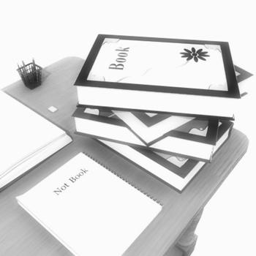
#> input picture public/studentfiles/G/Omega/omega_book.bmp, 256 x 256 px, found by its file name
$ python 'Question 1.py'
#> lines starting #> are read from the running program, lines starting #| are printed output that depends on the picture
# -*- coding: utf-8 -*-
"""
Spyder Editor

This is a temporary script file.
"""
from matplotlib import pyplot as pt
import numpy as np
import cv2


img = cv2.imread("omega_book.bmp",0)
#> img is the input picture: shape (256, 256); min 34, max 255, mean 214.9
img2 = cv2.equalizeHist(img)
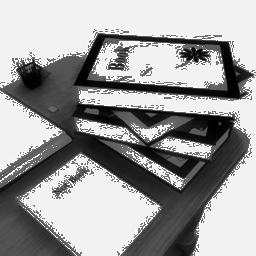
#> img2: shape (256, 256); min 0, max 255, mean 158.2
new_image = np.concatenate((img,img2),1)
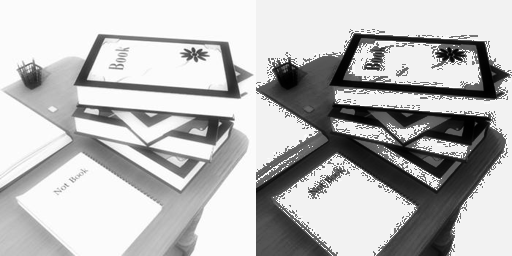
#> new_image: shape (256, 512); min 0, max 255, mean 186.6
cv2.imshow("result",new_image)
cv2.waitKey()

hist = cv2.calcHist([img],[0],None,[256],[0,256])
#> hist = 256 values, max 32040 at index 251, min 0 at index 0, mean 256
pt.figure()
pt.subplot(1,2,1)
pt.title("Original omega_book")
pt.xlabel("Bins")
pt.ylabel("Number of Pixels")
pt.plot(hist)
pt.xlim([0,256])
pt.show()
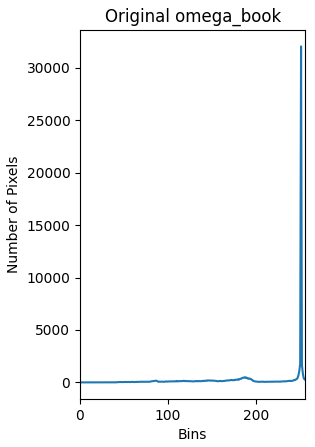
#> figure drawn by matplotlib, 1 panel; curve peaks at x = 251, y = 32040

hist2 = cv2.calcHist([img2],[0],None,[256],[0,256])
#> hist2 = 256 values, max 32040 at index 242, min 0 at index 63, mean 256
pt.subplot(1,2,2)
pt.title("Edited omega_book")
pt.xlabel("Bins")
pt.ylabel("Number of Pixels")
pt.plot(hist)
pt.xlim([0,256])
pt.show()
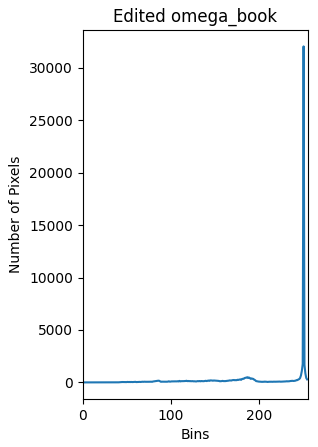
#> figure drawn by matplotlib, 1 panel; curve peaks at x = 251, y = 32040

$ run again, with public/studentfiles/G/Omega/omega_circuit.bmp copied over public/studentfiles/G/Omega/omega_book.bmp
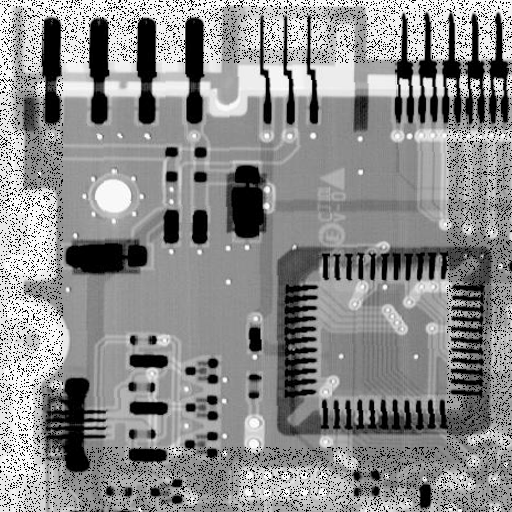
#> input picture public/studentfiles/G/Omega/omega_circuit.bmp, 512 x 512 px, found by its file name
#> img is the input picture: shape (512, 512); min 0, max 255, mean 139.5
#> `new_image = np.concatenate((img,img2),1)`:
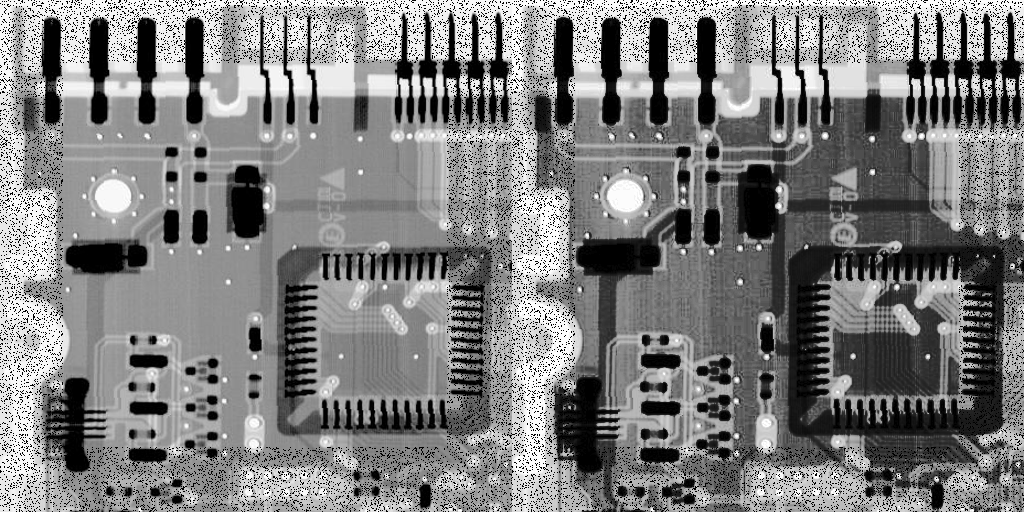
#> new_image: shape (512, 1024); min 0, max 255, mean 126.6
#> hist = 256 values, max 30532 at index 0, min 78 at index 254, mean 1024
#> hist2 = 256 values, max 30532 at index 0, min 0 at index 1, mean 1024
#> `pt.show()`:
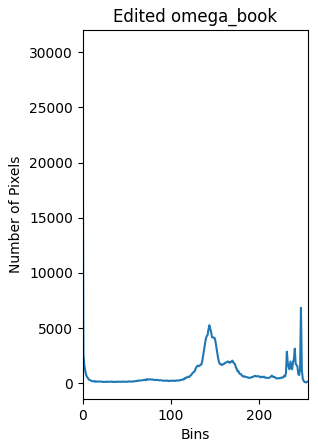
#> figure drawn by matplotlib, 1 panel; curve peaks at x = 0, y = 30532
